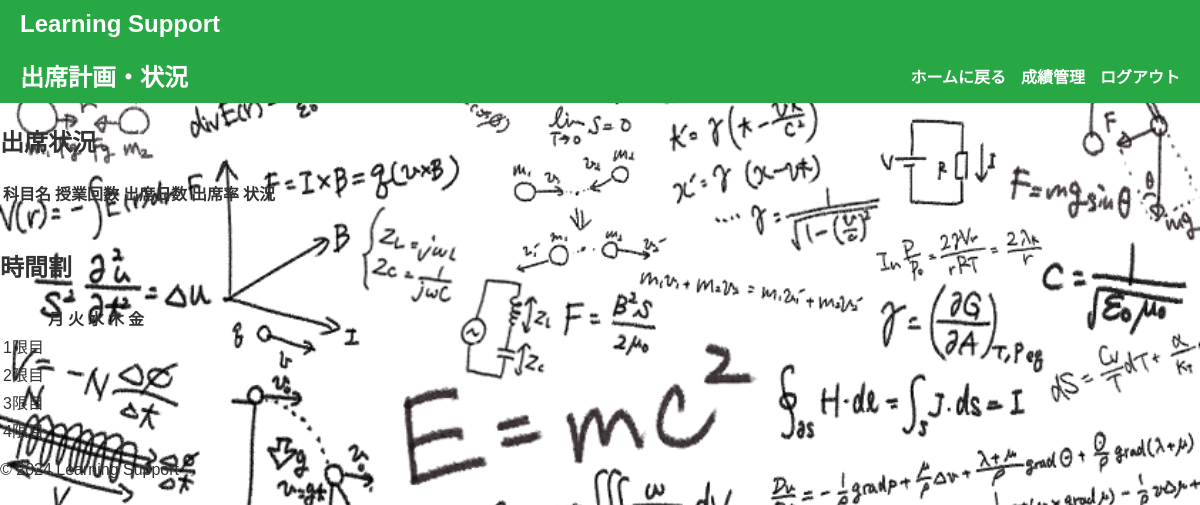
The page /core/attendance_plan/ (signed in) on the database as committed earlier.
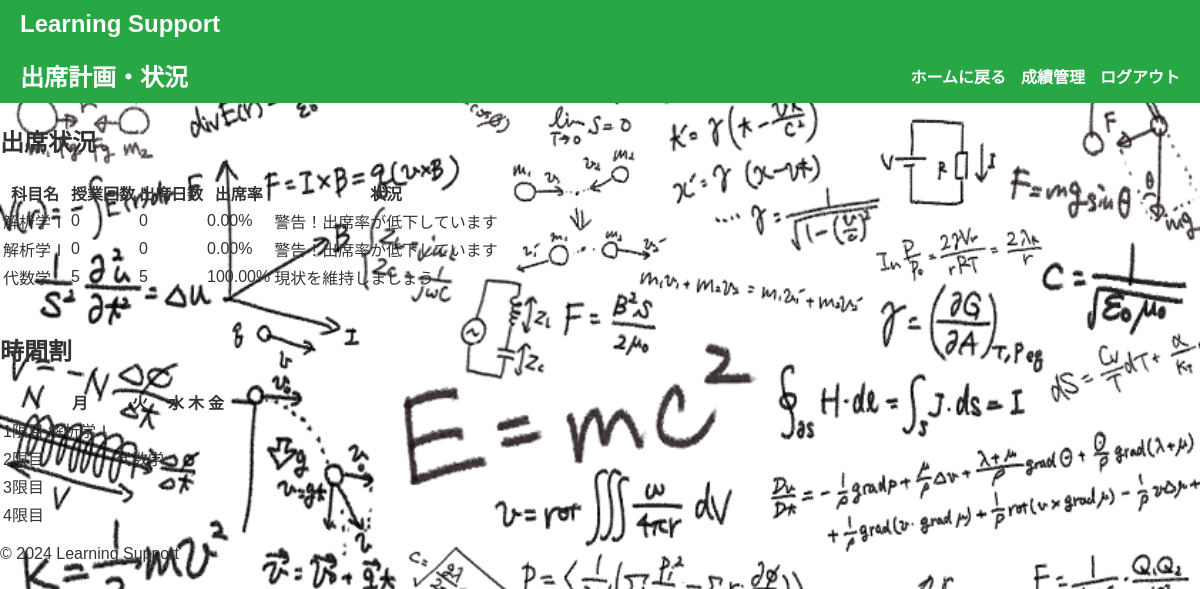
The same page on the database as committed later.
### core/models.py (models this page shows, shortened)
class Subject(models.Model):
    SUBJECT_CLASS_CHOICES = [
        ('必修', '必修'),
        ('教養', '教養'),
        ('専門', '専門'),
    ]
    DAY_CHOICES = [
    ('月', '月曜日'),
    ('火', '火曜日'),
    ('水', '水曜日'),
    ('木', '木曜日'),
    ('金', '金曜日'),
    ]
    day_of_week = models.CharField(max_length=2, choices=DAY_CHOICES, default='月')
    subject_id = models.AutoField(primary_key=True)
    student = models.ForeignKey(Student, on_delete=models.CASCADE)
    subject_name = models.CharField(max_length=50)
    subject_class = models.CharField(max_length=10, choices=SUBJECT_CLASS_CHOICES)
    subject_score = models.IntegerField(default=1)
    subject_count = models.IntegerField(default=0)
    lesson_days = models.IntegerField(default=15)
    attend_days = models.IntegerField(default=0)
    lesson_count = models.IntegerField(default=0)
    date = models.CharField(max_length=10, default="月曜日")  # 曜日
    table = models.CharField(max_length=10, default="1限目")  # 時間割

### core/views.py (the view)
# urls.py: path('attendance_plan/', views.attendance_plan, name='attendance_plan'),
@never_cache
def attendance_plan(request):
    host = request.get_host()  # ホスト名を取得
    print(f"Attendance plan page accessed from host: {host}")  # ログにホスト名を出力
    student = Student.objects.get(user=request.user)
    subjects = Subject.objects.filter(student=student)
    attendance_data = []
    for subject in subjects:
        if subject.lesson_count == 0:
            attendance_rate = 0  # ゼロ除算を防ぐ
        else:
            attendance_rate = (subject.attend_days / subject.lesson_count) * 100
        if attendance_rate >= 70:
            status = '現状を維持しましょう'
        elif attendance_rate == 70:
            status = '少し危険です'
        else:
            status = '警告！出席率が低下しています'
        attendance_data.append({
            'subject_name': subject.subject_name,
            'lesson_count': subject.lesson_count,
            'attend_days': subject.attend_days,
            'attendance_rate': attendance_rate,
            'status': status
        })
    days = ['月曜日', '火曜日', '水曜日', '木曜日', '金曜日']
    periods = ['1限目', '2限目', '3限目', '4限目']
    timetable = {period: {day: '' for day in days} for period in periods}
    for subject in subjects:
        day = subject.date
        period = subject.table
        if day in days and period in periods:
            timetable[period][day] = subject.subject_name
    return render(request, 'core/attendance_plan.html',
                  {'attendance_data': attendance_data,
                   'timetable': timetable, 'days': days,
                   'periods': periods})

### core/templatetags/custom_filters.py (called while the page is built)
@register.filter
def dict_get(d, key):
    return d.get(key, '')

### core/templates/core/attendance_plan.html
{% extends 'base.html' %}
{% load custom_filters %}
{% block content %}
<header style="display: flex; justify-content: space-between; align-items: center; padding: 10px 20px; background-color: #28a745; color: white;">
    <h1 style="margin: 0; font-size: 1.5rem;">出席計画・状況</h1>
    <nav>
        <ul style="list-style: none; display: flex; gap: 15px; margin: 0; padding: 0;">
            <li><a href="{% url 'core:student_home' %}" style="text-decoration: none; color: white; font-weight: bold;">ホームに戻る</a></li>
            <li><a href="{% url 'core:manage_grades' %}" style="text-decoration: none; color: white; font-weight: bold;">成績管理</a></li>
            <li><a href="{% url 'core:logout' %}" style="text-decoration: none; color: white; font-weight: bold;">ログアウト</a></li>
        </ul>
    </nav>
</header>
<div class="content-container">
    <h2>出席状況</h2>
    <table class="styled-table">
        <thead>
            <tr>
                <th>科目名</th>
                <th>授業回数</th>
                <th>出席日数</th>
                <th>出席率</th>
                <th>状況</th>
            </tr>
        </thead>
        <tbody>
            {% for data in attendance_data %}
                <tr class="{% if data.status == '危険' %}danger-row{% elif data.status == '注意' %}warning-row{% endif %}">
                    <td>{{ data.subject_name }}</td>
                    <td>{{ data.lesson_count }}</td>
                    <td>{{ data.attend_days }}</td>
                    <td>{{ data.attendance_rate|floatformat:2 }}%</td>
                    <td>{{ data.status }}</td>
                </tr>
            {% endfor %}
        </tbody>
    </table>
    <h2 style="margin-top: 40px;">時間割</h2>
    <table class="styled-table">
        <thead>
            <tr>
                <th></th>
                {% for day in days %}
                    <th>{{ day|slice:":1" }}</th>
                {% endfor %}
            </tr>
        </thead>
        <tbody>
            {% for period in periods %}
                <tr>
                    <td>{{ period }}</td>
                    {% for day in days %}
                        <td>{{ timetable|dict_get:period|dict_get:day }}</td>
                    {% endfor %}
                </tr>
            {% endfor %}
        </tbody>
    </table>
</div>
{% endblock %}

### core/templates/base.html (shortened to what this page needs)
<!DOCTYPE html>
<html lang="ja">
<head>
    {% load static %}
    <link rel="stylesheet" href="{% static 'core/style.css' %}">
</head>
<body>
    <header style="display: flex; justify-content: space-between; align-items: center; padding: 10px 20px; background-color: #28a745; color: white;">
        <h1 style="margin: 0; font-size: 1.5rem;">Learning Support</h1>
    </header>
    <div class="container">
        {% block content %}{% endblock %}
    </div>
    <footer>
        <p>&copy; 2024 Learning Support</p>
    </footer>
</body>
</html>

### core/static/core/style.css (style rules this page uses)
body { background-image: url("/static/core/images/physics_formula.png"); background-size: cover; background-repeat: no-repeat; background-position: center; min-height: 100vh; margin: 0; font-family: sans-serif; color: #333; }

Rows that differ between the two databases and show on the page:
added Subject: subject_name "解析学Ⅰ"
added Subject: subject_name "解析学Ⅰ"
added Subject: subject_name "代数学"
Other text that changed with them:
new list line: "0 0 0.00 % 警告！出席率が低下しています"
new list line: "5 5 100.00 % 現状を維持しましょう"
new list line: "解析学Ⅰ"
new list line: "代数学"
